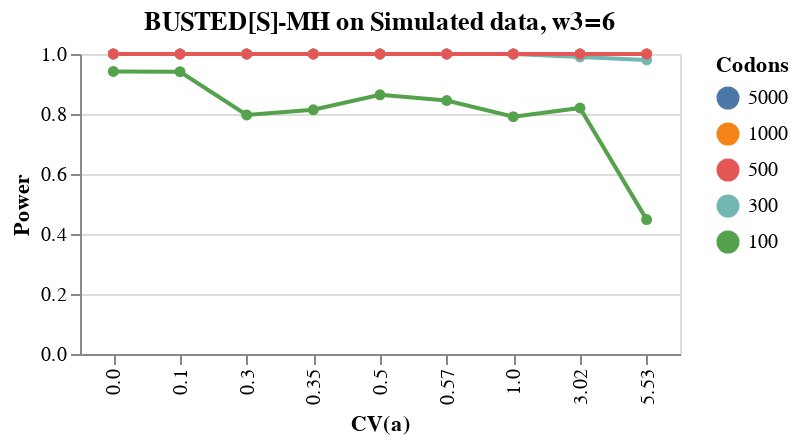

Notebook cell for this chart:
### Code cell
source = df_6

chart6 = alt.Chart(source).mark_line(
    point=alt.OverlayMarkDef(color="red")
).encode(
    x='CV(a)',
    y='Power',
    color=alt.Color('Codons', sort=order)
).properties(
    width=300,
    height=150,
    title="BUSTED[S]-MH on Simulated data, w3=6"
)

chart6

### Figure 1 — Vega-Lite specification as saved in the notebook (floating-point values rounded to 4 significant figures)
{"config": {"view": {"continuousWidth": 400, "continuousHeight": 300}}, "data": {"name": "data-6146ddb8f9ce0a82e61fe9100aed0ea7"}, "mark": {"type": "line", "point": {"color": "red"}}, "encoding": {"color": {"field": "Codons", "sort": ["5000", "1000", "500", "300", "100"], "type": "nominal"}, "x": {"field": "CV(a)", "type": "nominal"}, "y": {"field": "Power", "type": "quantitative"}}, "height": 150, "title": "BUSTED[S]-MH on Simulated data, w3=6", "width": 300, "$schema": "https://vega.github.io/schema/vega-lite/v4.17.0.json", "datasets": {"data-6146ddb8f9ce0a82e61fe9100aed0ea7": [{"Codons": "100", "Power": 0.941, "CV(a)": "0.1"}, {"Codons": "5000", "Power": 1.0, "CV(a)": "0.1"}, {"Codons": "1000", "Power": 1.0, "CV(a)": "0.1"}, {"Codons": "300", "Power": 1.0, "CV(a)": "0.1"}, {"Codons": "500", "Power": 1.0, "CV(a)": "0.1"}, {"Codons": "100", "Power": 0.791, "CV(a)": "1.0"}, {"Codons": "5000", "Power": 1.0, "CV(a)": "1.0"}, {"Codons": "1000", "Power": 1.0, "CV(a)": "1.0"}, {"Codons": "300", "Power": 1.0, "CV(a)": "1.0"}, {"Codons": "500", "Power": 1.0, "CV(a)": "1.0"}, {"Codons": "100", "Power": 0.814, "CV(a)": "0.35"}, {"Codons": "5000", "Power": 1.0, "CV(a)": "0.35"}, {"Codons": "1000", "Power": 1.0, "CV(a)": "0.35"}, {"Codons": "300", "Power": 1.0, "CV(a)": "0.35"}, {"Codons": "500", "Power": 1.0, "CV(a)": "0.35"}, {"Codons": "100", "Power": 0.82, "CV(a)": "3.02"}, {"Codons": "5000", "Power": 1.0, "CV(a)": "3.02"}, {"Codons": "1000", "Power": 1.0, "CV(a)": "3.02"}, {"Codons": "300", "Power": 0.99, "CV(a)": "3.02"}, {"Codons": "500", "Power": 1.0, "CV(a)": "3.02"}, {"Codons": "100", "Power": 0.864, "CV(a)": "0.5"}, {"Codons": "5000", "Power": 1.0, "CV(a)": "0.5"}, {"Codons": "1000", "Power": 1.0, "CV(a)": "0.5"}, {"Codons": "300", "Power": 1.0, "CV(a)": "0.5"}, {"Codons": "500", "Power": 1.0, "CV(a)": "0.5"}, {"Codons": "100", "Power": 0.448, "CV(a)": "5.53"}, {"Codons": "5000", "Power": 1.0, "CV(a)": "5.53"}, {"Codons": "1000", "Power": 1.0, "CV(a)": "5.53"}, {"Codons": "300", "Power": 0.98, "CV(a)": "5.53"}, {"Codons": "500", "Power": 1.0, "CV(a)": "5.53"}, {"Codons": "100", "Power": 0.797, "CV(a)": "0.3"}, {"Codons": "5000", "Power": 1.0, "CV(a)": "0.3"}, {"Codons": "1000", "Power": 1.0, "CV(a)": "0.3"}, {"Codons": "300", "Power": 1.0, "CV(a)": "0.3"}, {"Codons": "500", "Power": 1.0, "CV(a)": "0.3"}, {"Codons": "100", "Power": 0.845, "CV(a)": "0.57"}, {"Codons": "5000", "Power": 1.0, "CV(a)": "0.57"}, {"Codons": "1000", "Power": 1.0, "CV(a)": "0.57"}, {"Codons": "300", "Power": 1.0, "CV(a)": "0.57"}, {"Codons": "500", "Power": 1.0, "CV(a)": "0.57"}, {"Codons": "100", "Power": 0.942, "CV(a)": "0.0"}, {"Codons": "5000", "Power": 1.0, "CV(a)": "0.0"}, {"Codons": "1000", "Power": 1.0, "CV(a)": "0.0"}, {"Codons": "300", "Power": 1.0, "CV(a)": "0.0"}, {"Codons": "500", "Power": 1.0, "CV(a)": "0.0"}]}}
